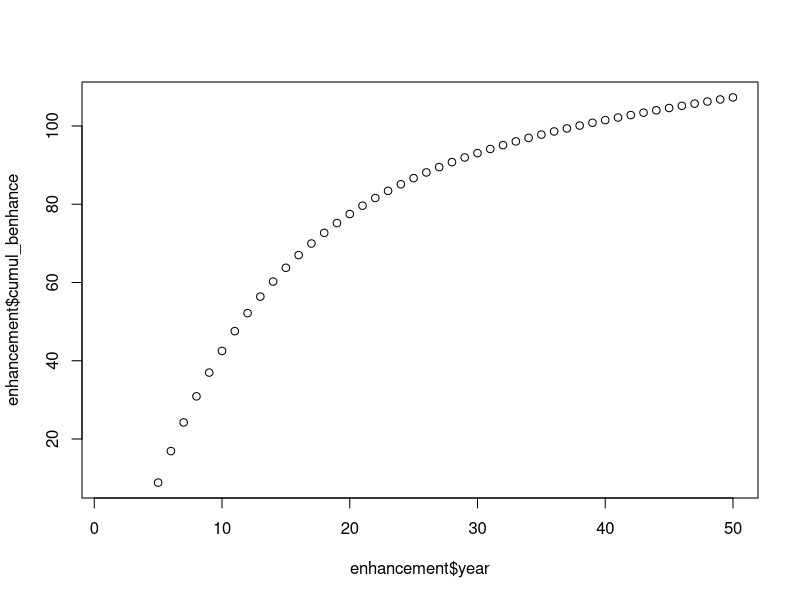

Write R code to recreate this figure.
# model biomass enhanced by restored reefs based on juvenile abundance
# CABuelow

# set up some initial parameters (all are spp specific)
# TODO: what is t0?

dpost <- 50 # juveniles per hectare post restoration
dpre <- 30 # juveniles per hectare pre restoration
m <- 0.1 # mortality
t_max <- 26 # maximum age
t_0 <- 0.1 # theoretical age when length is 0
t_harv <- 5 # age of recruitment to fishery
l_asym <- 20 # asymptotic size (length in cm)
Ks <- 0.5 # Brody growth coef 
a <- 0.1 # intercept of length-weight relationship
b <- 0.5 # slope of length-weight relationship
area_restor <- 20 # area restored in hectares
years <- 50 # number of years since restoration

# set up as a dataframe

dat <- data.frame(species = 'Snapper', dpost = dpost, dpre = dpre,
                 m = m, t_max = t_max, t_0 = t_0, t_harv = t_harv,
                 l_asym = l_asym, Ks = Ks, a = a, b = b)

# function to return a dataframe of densities, lengths and weights in each year

mod_enhance <- function(spp, dpost, dpre, m, t_max, t_0, t_harv, l_asym, Ks, a, b, area_restor, years){
  df <- data.frame(species = NA, year = NA, denhance = NA, length = NA, weight = NA, weight_i = NA, benhance = NA, cumul_benhance = NA)
  for(i in 1:years){
  df[i,1] <- spp # spp
  df[i,2] <- i # year
  df[i,3] <- (dpost-dpre)*exp(-m*(i-0.5)) # estimate biomass enhancement
  df[i,4] <- l_asym*(1-exp(-Ks*(i-t_0))) # estimate length
  df[i,5] <- a*df[i,4]^b # convert to weight
  df[i,6] <- if(i>1){df[i,5]-df[i-1,5]}else(0) # TODO: double check this is right
  }
  for(i in t_harv:years){
  df[i,7] <- df[t_harv, 'weight'] + (sum(df[t_harv:t_max, 'weight_i'], na.rm = T))*df[i,3]*area_restor
  df[i,8] <- if(i>t_harv){df[i-1,8]+df[i,7]}else(df[i,7]) # TODO: double check this is right
  }
  return(df)
}

# run the model

enhancement <- mod_enhance(dat$species, dat$dpost, dat$dpre, dat$m, dat$t_max, dat$t_0, 
           dat$t_harv, dat$l_asym, dat$Ks, dat$a, dat$b, 
           area_restor = area_restor, years = years)

# have a look 

head(enhancement)
plot(x = enhancement$year, y = enhancement$cumul_benhance)

